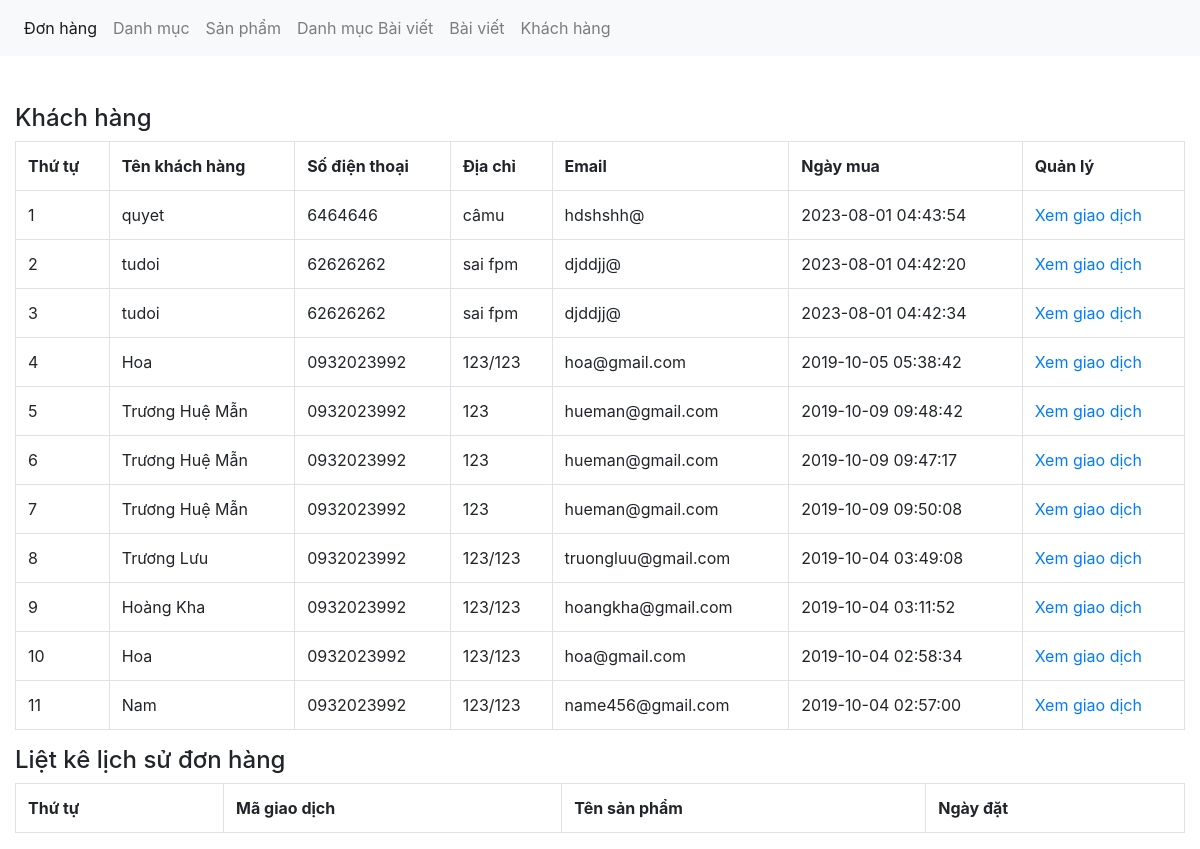
The app's page /admin/xulykhachhang.php with its own data.
### tables this page shows
CREATE TABLE `tbl_giaodich` (
  `giaodich_id` int(11) NOT NULL,
  `sanpham_id` int(11) NOT NULL,
  `soluong` int(11) NOT NULL,
  `magiaodich` varchar(50) NOT NULL,
  `ngaythang` timestamp NOT NULL DEFAULT current_timestamp() ON UPDATE current_timestamp(),
  `khachhang_id` int(11) NOT NULL,
  `tinhtrangdon` int(11) NOT NULL DEFAULT 0,
  `huydon` int(11) NOT NULL DEFAULT 0
);

CREATE TABLE `tbl_khachhang` (
  `khachhang_id` int(11) NOT NULL,
  `name` varchar(100) NOT NULL,
  `phone` varchar(50) NOT NULL,
  `address` varchar(200) NOT NULL,
  `note` text NOT NULL,
  `email` varchar(150) NOT NULL,
  `password` varchar(100) NOT NULL,
  `giaohang` int(11) NOT NULL
);

### admin/xulykhachhang.php (the view, shortened to what this page needs)
<?php
	include('../db/connect.php');
?>
<!DOCTYPE html>
<html lang="en">
<head>
	<link href="../css/bootstrap.css" rel="stylesheet" type="text/css" media="all" />
</head>
<body>
	<nav class="navbar navbar-expand-lg navbar-light bg-light">
	  <div class="collapse navbar-collapse" id="navbarNav">
	    <ul class="navbar-nav">
	      <li class="nav-item active">
	        <a class="nav-link" href="xulydonhang.php">Đơn hàng <span class="sr-only">(current)</span></a>
	      </li>
	      <li class="nav-item">
	        <a class="nav-link" href="xulydanhmuc.php">Danh mục</a>
	      </li>
	      <li class="nav-item">
	        <a class="nav-link" href="xulysanpham.php">Sản phẩm</a>
	      </li>
	         <li class="nav-item">
	        <a class="nav-link" href="xulydanhmucbaiviet.php">Danh mục Bài viết</a>
	      </li>
	         <li class="nav-item">
	        <a class="nav-link" href="xulybaiviet.php">Bài viết</a>
	      </li>
	       <li class="nav-item">
	        <a class="nav-link" href="xulykhachhang.php">Khách hàng</a>
	      </li>
	    </ul>
	  </div>
	</nav><br><br>
	<div class="container-fluid">
		<div class="row">
			<div class="col-md-12">
				<h4>Khách hàng</h4>
				<?php
				$sql_select_khachhang = mysqli_query($con,"SELECT * FROM tbl_khachhang,tbl_giaodich WHERE tbl_khachhang.khachhang_id=tbl_giaodich.khachhang_id GROUP BY tbl_giaodich.magiaodich ORDER BY tbl_khachhang.khachhang_id DESC");
				?>
				<table class="table table-bordered ">
					<tr>
						<th>Thứ tự</th>
						<th>Tên khách hàng</th>
						<th>Số điện thoại</th>
						<th>Địa chỉ</th>
						<th>Email</th>
						<th>Ngày mua</th>
						<th>Quản lý</th>
					</tr>
					<?php
					$i = 0;
					while($row_khachhang = mysqli_fetch_array($sql_select_khachhang)){
						$i++;
					?>
					<tr>
						<td><?php echo $i; ?></td>
						<td><?php echo $row_khachhang['name']; ?></td>
						<td><?php echo $row_khachhang['phone']; ?></td>
						<td><?php echo $row_khachhang['address']; ?></td>
						<td><?php echo $row_khachhang['email'] ?></td>
						<td><?php echo $row_khachhang['ngaythang'] ?></td>
						<td><a href="?quanly=xemgiaodich&khachhang=<?php echo $row_khachhang['magiaodich'] ?>">Xem giao dịch</a></td>
					</tr>
					 <?php
					}
					?>
				</table>
			</div>
			<div class="col-md-12">
				<h4>Liệt kê lịch sử đơn hàng</h4>
				<table class="table table-bordered ">
					<tr>
						<th>Thứ tự</th>
						<th>Mã giao dịch</th>
						<th>Tên sản phẩm</th>
						<th>Ngày đặt</th>
					</tr>
				</table>
			</div>
		</div>
	</div>
</body>
</html>

### records on screen
tbl_giaodich: khachhang.name "quyet", khachhang.phone "6464646", khachhang.address "câmu", khachhang.email "hdshshh@", ngaythang "2023-08-01 04:43:54"
tbl_giaodich: khachhang.name "tudoi", khachhang.phone "62626262", khachhang.address "sai fpm", khachhang.email "djddjj@", ngaythang "2023-08-01 04:42:20"
tbl_giaodich: khachhang.name "tudoi", khachhang.phone "62626262", khachhang.address "sai fpm", khachhang.email "djddjj@", ngaythang "2023-08-01 04:42:34"
tbl_giaodich: khachhang.name "Hoa", khachhang.phone "0932023992", khachhang.address "123/123", khachhang.email "hoa@gmail.com", ngaythang "2019-10-05 05:38:42"
tbl_giaodich: khachhang.name "Trương Huệ Mẫn", khachhang.phone "0932023992", khachhang.address "123", khachhang.email "hueman@gmail.com", ngaythang "2019-10-09 09:48:42"
tbl_giaodich: khachhang.name "Trương Huệ Mẫn", khachhang.phone "0932023992", khachhang.address "123", khachhang.email "hueman@gmail.com", ngaythang "2019-10-09 09:47:17"
tbl_giaodich: khachhang.name "Trương Huệ Mẫn", khachhang.phone "0932023992", khachhang.address "123", khachhang.email "hueman@gmail.com", ngaythang "2019-10-09 09:50:08"
tbl_giaodich: khachhang.name "Trương Lưu", khachhang.phone "0932023992", khachhang.address "123/123", khachhang.email "truongluu@gmail.com", ngaythang "2019-10-04 03:49:08"
tbl_giaodich: khachhang.name "Hoàng Kha", khachhang.phone "0932023992", khachhang.address "123/123", khachhang.email "hoangkha@gmail.com", ngaythang "2019-10-04 03:11:52"
tbl_giaodich: khachhang.name "Hoa", khachhang.phone "0932023992", khachhang.address "123/123", khachhang.email "hoa@gmail.com", ngaythang "2019-10-04 02:58:34"
tbl_giaodich: khachhang.name "Nam", khachhang.phone "0932023992", khachhang.address "123/123", khachhang.email "name456@gmail.com", ngaythang "2019-10-04 02:57:00"
